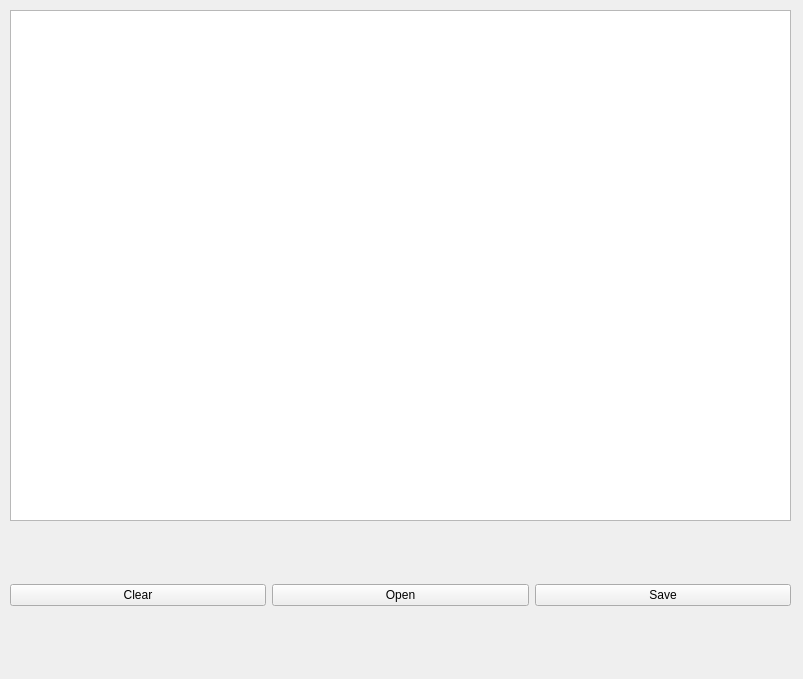
<?xml version="1.0" encoding="UTF-8"?>
<ui version="4.0">
 <class>Form</class>
 <widget class="QWidget" name="Form">
  <property name="geometry">
   <rect>
    <x>0</x>
    <y>0</y>
    <width>803</width>
    <height>679</height>
   </rect>
  </property>
  <property name="windowTitle">
   <string>Form</string>
  </property>
  <widget class="QWidget" name="horizontalLayoutWidget">
   <property name="geometry">
    <rect>
     <x>10</x>
     <y>540</y>
     <width>781</width>
     <height>111</height>
    </rect>
   </property>
   <layout class="QHBoxLayout" name="horizontalLayout">
    <item>
     <widget class="QPushButton" name="pushButton_2">
      <property name="text">
       <string>Clear</string>
      </property>
     </widget>
    </item>
    <item>
     <widget class="QPushButton" name="pushButton_3">
      <property name="text">
       <string>Open</string>
      </property>
     </widget>
    </item>
    <item>
     <widget class="QPushButton" name="pushButton">
      <property name="text">
       <string>Save</string>
      </property>
     </widget>
    </item>
   </layout>
  </widget>
  <widget class="QTextEdit" name="textEdit">
   <property name="geometry">
    <rect>
     <x>10</x>
     <y>10</y>
     <width>781</width>
     <height>511</height>
    </rect>
   </property>
  </widget>
 </widget>
 <resources/>
 <connections/>
</ui>
